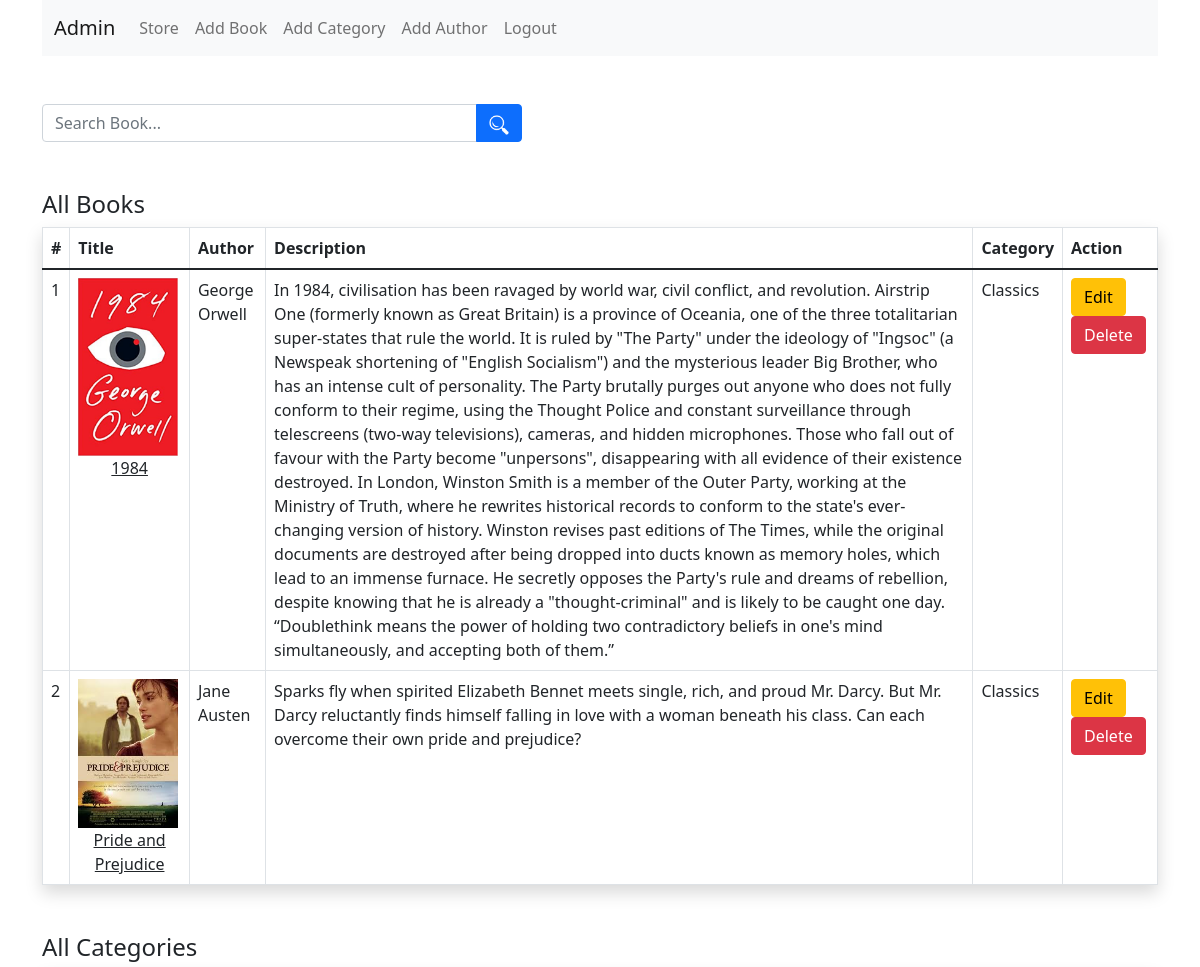
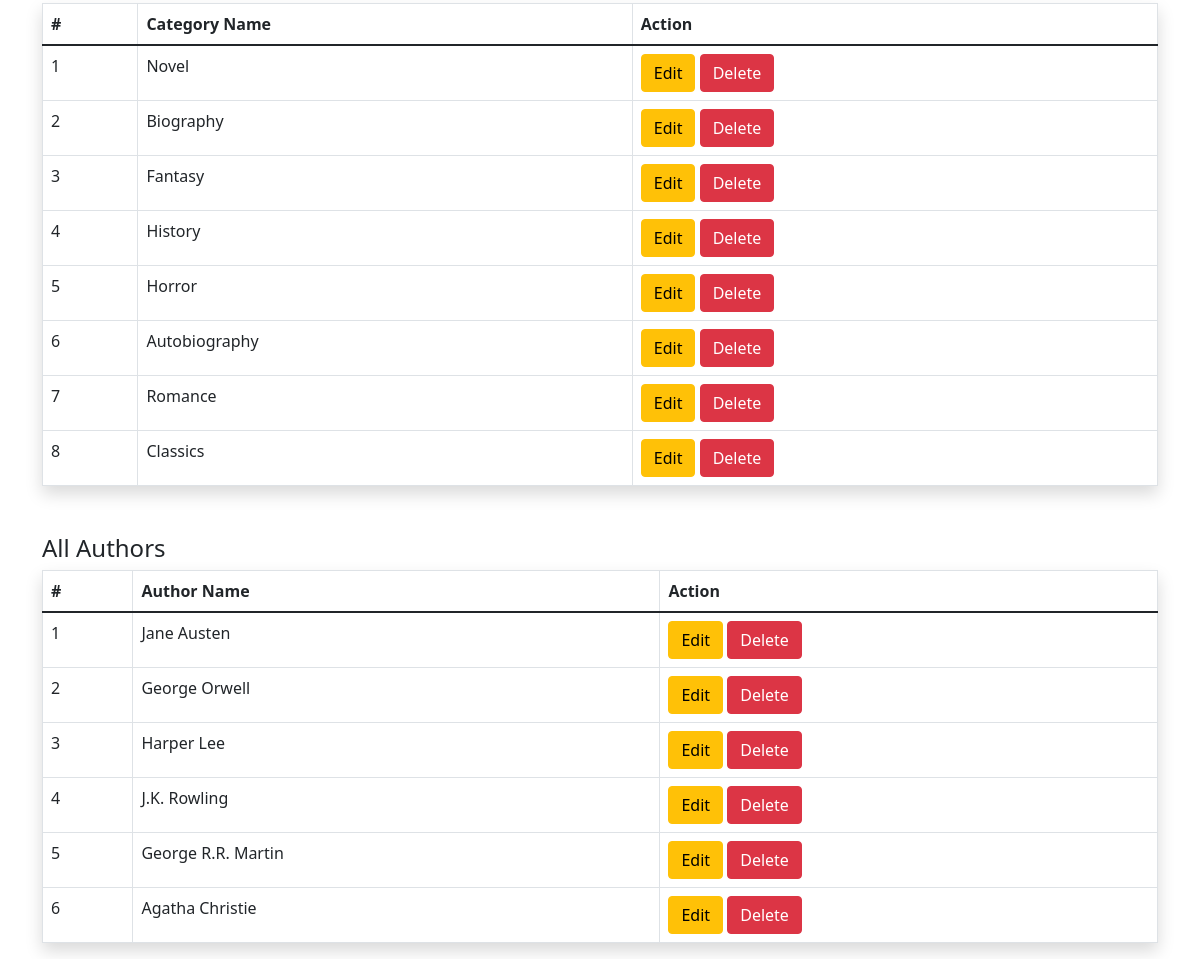
Before: /admin.php (signed in) with the older database file (2 pictures, top to bottom).
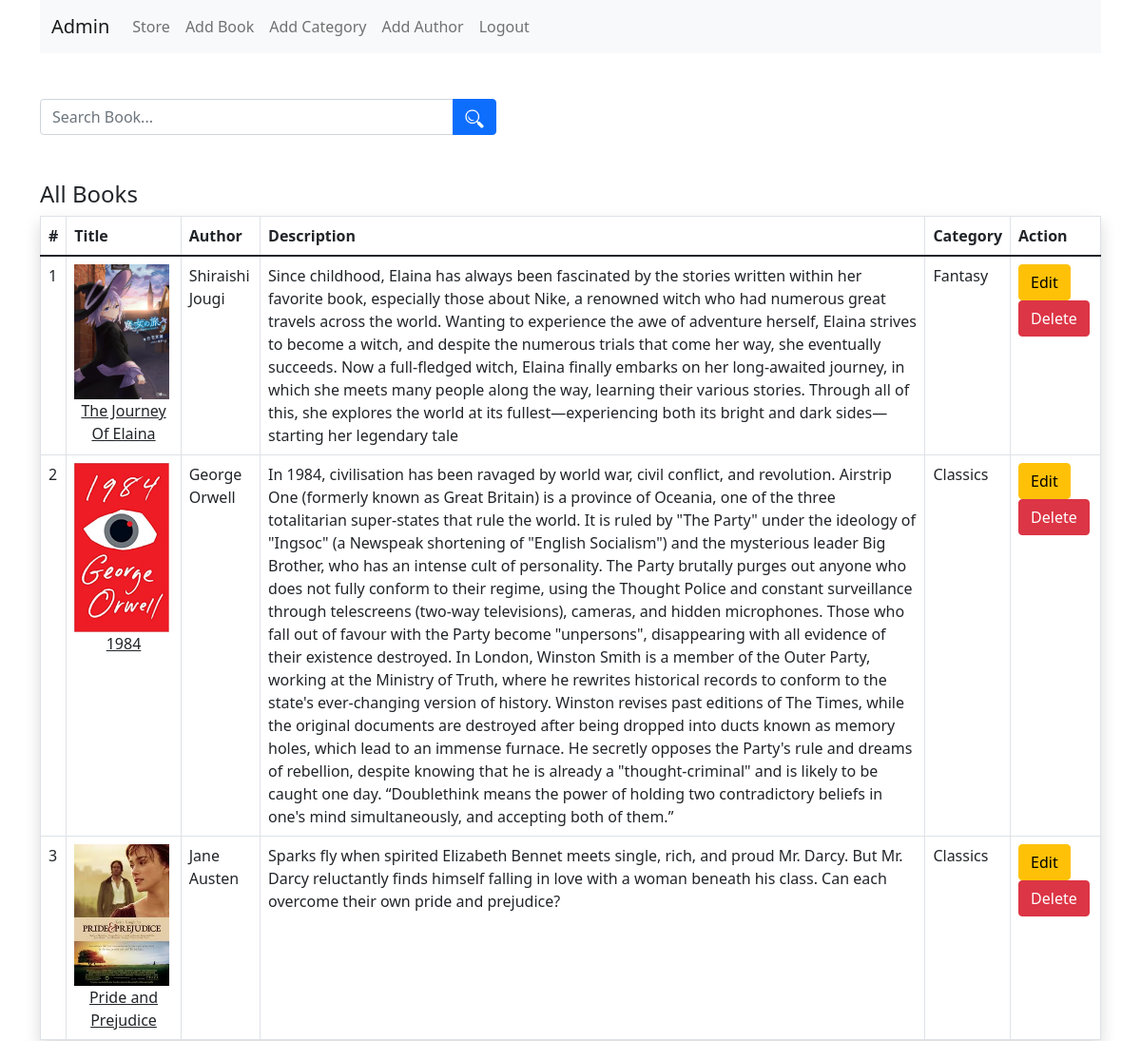
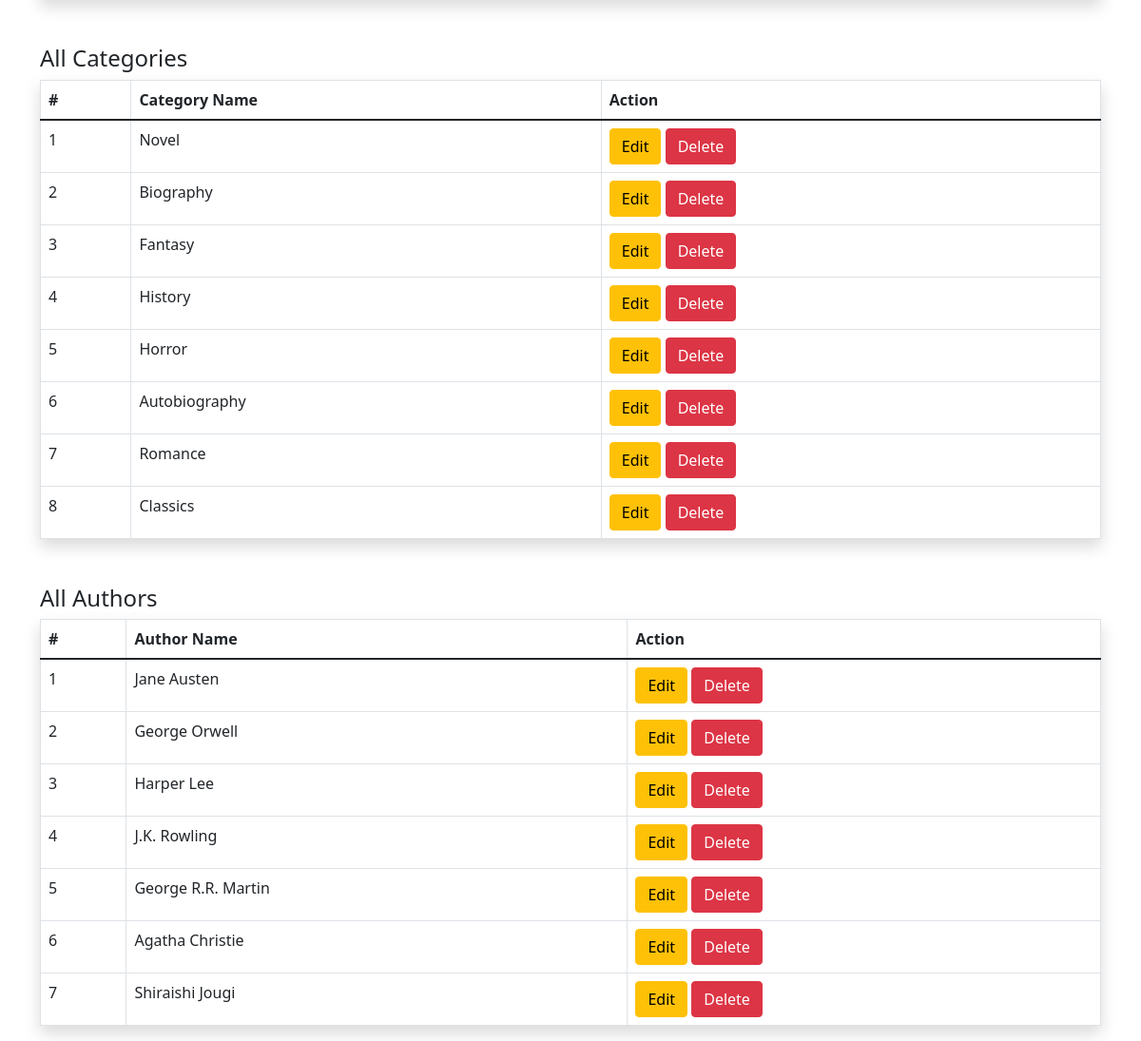
After: the same page with the newer database file (2 pictures, top to bottom).
### tables this page shows
CREATE TABLE `books` (
  `id` int(11) NOT NULL,
  `title` varchar(255) NOT NULL,
  `author_id` int(11) NOT NULL,
  `description` text NOT NULL,
  `category_id` int(11) NOT NULL,
  `cover` varchar(255) NOT NULL,
  `file` varchar(255) NOT NULL
);

CREATE TABLE `authors` (
  `id` int(11) NOT NULL,
  `name` varchar(255) NOT NULL
);

CREATE TABLE `categories` (
  `id` int(11) NOT NULL,
  `name` varchar(255) NOT NULL
);

### php/func-book.php (called while the page is built, shortened)
<?php
function get_all_books($con){
   $sql  = "SELECT * FROM books ORDER bY id DESC";
   $stmt = $con->prepare($sql);
   $stmt->execute();
   if ($stmt->rowCount() > 0) {
   	  $books = $stmt->fetchAll();
   }else {
      $books = 0;
   }
   return $books;
}

### php/func-author.php (called while the page is built, shortened)
<?php
function get_all_author($con){
   $sql  = "SELECT * FROM authors";
   $stmt = $con->prepare($sql);
   $stmt->execute();
   if ($stmt->rowCount() > 0) {
   	  $authors = $stmt->fetchAll();
   }else {
      $authors = 0;
   }
   return $authors;
}

### php/func-category.php (called while the page is built, shortened)
<?php
function get_all_categories($con){
   $sql  = "SELECT * FROM categories";
   $stmt = $con->prepare($sql);
   $stmt->execute();
   if ($stmt->rowCount() > 0) {
   	  $categories = $stmt->fetchAll();
   }else {
      $categories = 0;
   }
   return $categories;
}

### admin.php (the view, shortened to what the changed rows need)
<?php
if (isset($_SESSION['user_id']) &&
    isset($_SESSION['user_email'])) {
	include "db_conn.php";
	include "php/func-book.php";
    $books = get_all_books($conn);
	include "php/func-author.php";
    $authors = get_all_author($conn);
	include "php/func-category.php";
    $categories = get_all_categories($conn);
?>
<!DOCTYPE html>
<html lang="en">
<head>
	<link href="https://cdn.jsdelivr.net/npm/bootstrap@5.1.1/dist/css/bootstrap.min.css" rel="stylesheet">
</head>
<body>
	<div class="container">
        <?php  if ($books == 0) { ?>
        	<div class="alert alert-warning
        	            text-center p-5"
        	     role="alert">
        	     <img src="img/empty.png"
        	          width="100">
        	     <br>
			  There is no book in the database
		  </div>
        <?php }else {?>
		<table class="table table-bordered shadow">
			<thead>
				<tr>
					<th>#</th>
					<th>Title</th>
					<th>Author</th>
					<th>Description</th>
					<th>Category</th>
					<th>Action</th>
				</tr>
			</thead>
			<tbody>
			  <?php
			  $i = 0;
			  foreach ($books as $book) {
			    $i++;
			  ?>
			  <tr>
				<td><?=$i?></td>
				<td>
					<img width="100"
					     src="uploads/cover/<?=$book['cover']?>" >
					<a  class="link-dark d-block
					           text-center"
					    href="uploads/files/<?=$book['file']?>">
					   <?=$book['title']?>
					</a>
				</td>
				<td>
					<?php if ($authors == 0) {
						echo "Undefined";}else{
					    foreach ($authors as $author) {
					    	if ($author['id'] == $book['author_id']) {
					    		echo $author['name'];
					    	}
					    }
					}
					?>
				</td>
				<td><?=$book['description']?></td>
				<td>
					<?php if ($categories == 0) {
						echo "Undefined";}else{
					    foreach ($categories as $category) {
					    	if ($category['id'] == $book['category_id']) {
					    		echo $category['name'];
					    	}
					    }
					}
					?>
				</td>
				<td>
					<a href="edit-book.php?id=<?=$book['id']?>"
					   class="btn btn-warning">
					   Edit</a>
					<a href="php/delete-book.php?id=<?=$book['id']?>"
					   class="btn btn-danger">
				       Delete</a>
				</td>
			  </tr>
			  <?php } ?>
			</tbody>
		</table>
	   <?php }?>
        <?php  if ($categories == 0) { ?>
        	<div class="alert alert-warning
        	            text-center p-5"
        	     role="alert">
        	     <img src="img/empty.png"
        	          width="100">
        	     <br>
			  There is no category in the database
		    </div>
        <?php }else {?>
		<table class="table table-bordered shadow">
			<thead>
				<tr>
					<th>#</th>
					<th>Category Name</th>
					<th>Action</th>
				</tr>
			</thead>
			<tbody>
				<?php
				$j = 0;
				foreach ($categories as $category ) {
				$j++;
				?>
				<tr>
					<td><?=$j?></td>
					<td><?=$category['name']?></td>
					<td>
						<a href="edit-category.php?id=<?=$category['id']?>"
						   class="btn btn-warning">
						   Edit</a>
						<a href="php/delete-category.php?id=<?=$category['id']?>"
						   class="btn btn-danger">
					       Delete</a>
					</td>
				</tr>
			    <?php } ?>
			</tbody>
		</table>
	    <?php } ?>
	    <?php  if ($authors == 0) { ?>
        	<div class="alert alert-warning
        	            text-center p-5"
        	     role="alert">
        	     <img src="img/empty.png"
        	          width="100">
        	     <br>
			  There is no author in the database
		    </div>
        <?php }else {?>
         <table class="table table-bordered shadow">
			<thead>
				<tr>
					<th>#</th>
					<th>Author Name</th>
					<th>Action</th>
				</tr>
			</thead>
			<tbody>
				<?php
				$k = 0;
				foreach ($authors as $author ) {
				$k++;
				?>
				<tr>
					<td><?=$k?></td>
					<td><?=$author['name']?></td>
					<td>
						<a href="edit-author.php?id=<?=$author['id']?>"
						   class="btn btn-warning">
						   Edit</a>
						<a href="php/delete-author.php?id=<?=$author['id']?>"
						   class="btn btn-danger">
					       Delete</a>
					</td>
				</tr>
			    <?php } ?>
			</tbody>
		</table>
		<?php } ?>
	</div>
</body>
</html>
<?php }else{
  header("Location: login.php");
  exit;
} ?>

Changed rows visible on the page:
added books: cover (picture), title "The Journey Of Elaina", description "Since childhood, Elaina has always been fascinated by the stories written within her favorite book, especially those about Nike, a renowned witch who had numerous great travels across the world. Wanting to experience the awe of adventure herself, Elaina strives to become a witch, and despite the numerous trials that come her way, she eventually succeeds. Now a full-fledged witch, Elaina finally embarks on her long-awaited journey, in which she meets many people along the way, learning their various stories. Through all of this, she explores the world at its fullest—experiencing both its bright and dark sides—starting her legendary tale", categories (name "Fantasy")
added authors: name "Shiraishi Jougi"
